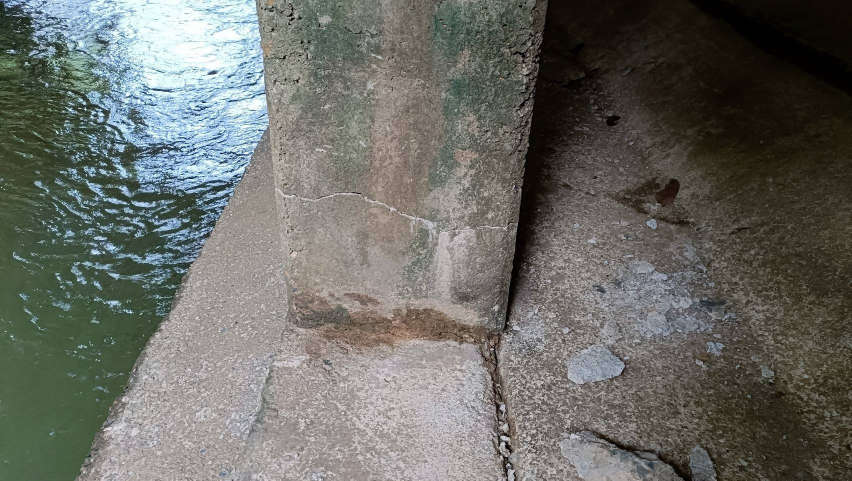
#> input picture rawdata/งานของรุ่นพี่/dataset/images/224699_0 - หมวดทางหลวงสุคิริน DOH_jpg.rf.m3MElRtt2Kazag84O8ww.jpg, 1704 x 961 px (shown at 1/2 size); its folder holds only this picture in this run
$ python -i e6.py   (imports and definitions only)
#> lines starting #> are read from the running program, lines starting #| are printed output that depends on the picture
#> further down, picture is the input picture: shape (961, 1704, 3); mean B, G, R 101.9, 107.8, 106.2
# E6: ตัวเลขสำหรับออกแบบ — (ก) คัดคู่แบบเร็วด้วยจุดเด่นชุดย่อย (ข) ตรวจคู่หลอกด้วยการเทียบเนื้อภาพ (NCC) (ค) ตรวจด้วย GPS ในรอบบินเดียวกัน
import glob, os, json, time, itertools, datetime
import cv2, numpy as np
src = "D:/00mk/เสาพัง/ku_project_jop/04_ภาพและข้อมูลสนาม/ภาพโดรน_Agisoft"
fs = sorted(glob.glob(src + '/*.JPG') + glob.glob(src + '/Not use/*.JPG'))
names = [os.path.relpath(f, src).replace(os.sep, '/') for f in fs]; n = len(fs)
short = [x.replace('Not use/', 'N:').replace('DJI_', '').replace('.JPG', '') for x in names]
# [1 line not run here, left out]
ims = []
# [8 lines not run here, left out]
# [1 line that did not run here, left out]
sift = cv2.SIFT_create(4000); F = []
# [3 lines not run here, left out]
bf = cv2.BFMatcher()
def match(pi, di, pj, dj, ratio=0.75):
    good = [p[0] for p in bf.knnMatch(dj, di, k=2) if len(p) == 2 and p[0].distance < ratio * p[1].distance]
    if len(good) < 8: return 0, len(good)
    a = np.float32([pj[m.queryIdx] for m in good]); b = np.float32([pi[m.trainIdx] for m in good])
    M, inl = cv2.estimateAffinePartial2D(a, b, method=cv2.RANSAC, ransacReprojThreshold=3)
    if M is None: return 0, len(good)
    s = np.hypot(M[0, 0], M[1, 0])
    return (int(inl.sum()) if 1/3 <= s <= 3 else 0), len(good)
# (ก) คัดคู่ด้วยชุดย่อย top-K ตาม response
# [1 line that did not run here, left out]
# [10 lines not run here, left out]
# (ข) NCC ของเนื้อภาพในบริเวณที่อ้างว่าซ้อน
def hp(im):
    g = cv2.cvtColor(im, cv2.COLOR_BGR2GRAY).astype(np.float32)
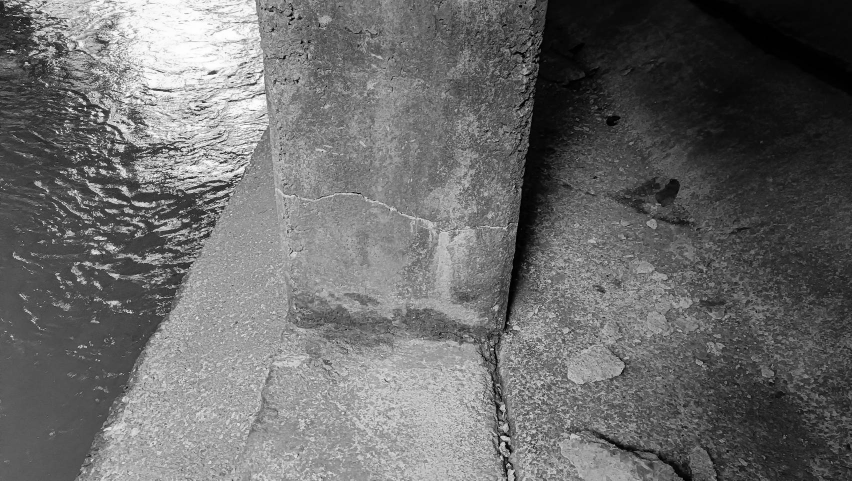
#> g: shape (961, 1704) float32 (shown at 1/2 size); min 0, max 255, mean 106.6
    g = cv2.resize(g, None, fx=0.25, fy=0.25, interpolation=cv2.INTER_AREA)
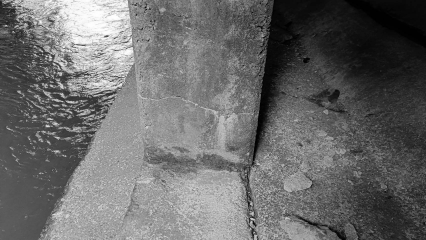
#> g: shape (240, 426) float32; min 0, max 254, mean 106.6
    return g - cv2.GaussianBlur(g, (0, 0), 6)
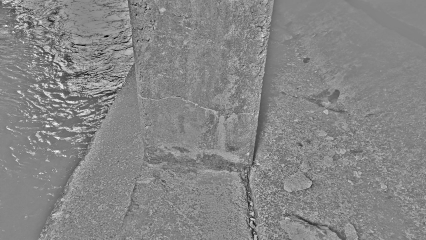
#> returned value: shape (240, 426) float32; min -143.6, max 128.2, mean 0; drawn with min black and max white
H = [hp(im) for im in ims]
def ncc(i, j, M):
    S = np.diag([0.25, 0.25, 1.0]); A = (S @ np.vstack([M, [0, 0, 1]]) @ np.linalg.inv(S))[:2]
    h, w = H[i].shape
    wj = cv2.warpAffine(H[j], A, (w, h)); m = cv2.warpAffine(np.ones_like(H[j]), A, (w, h)) > 0.99
    if m.sum() < 0.03 * h * w: return None, m.mean()
    a = H[i][m]; b = wj[m]; a = a - a.mean(); b = b - b.mean()
    return float((a * b).sum() / (np.sqrt((a * a).sum() * (b * b).sum()) + 1e-9)), float(m.mean())
rows = []
# [3 lines not run here, left out]
tr = np.array([r[0] for r in rows if not r[5] and r[0] is not None]);
# [4 lines not run here, left out]
# คู่ที่ไม่ซ้อนจริงแต่ inlier 15-29 (ถ้าลดเกณฑ์)
# [1 line that did not run here, left out]
# [1 line that did not run here, left out]
# [2 lines not run here, left out]

>>> import cv2
>>> picture = cv2.imread('../../../../rawdata/งานของรุ่นพี่/dataset/images/224699_0 - หมวดทางหลวงสุคิริน DOH_jpg.rf.m3MElRtt2Kazag84O8ww.jpg')
>>> result = hp(picture)

$ run again, on rawdata/งานของรุ่นพี่/dataset/images/24432_0 - ศุภฤกษ์ คํามา_jpg.rf.TCSi1XsVtZ1V6ZzfvytL.jpg
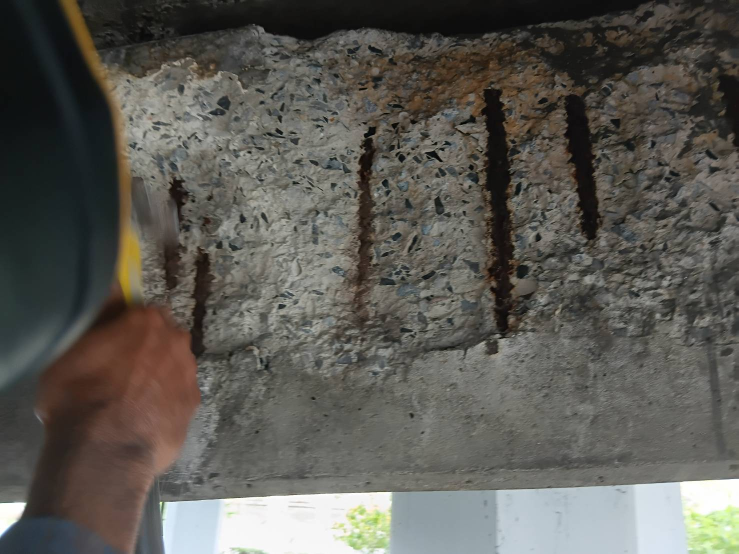
#> input picture rawdata/งานของรุ่นพี่/dataset/images/24432_0 - ศุภฤกษ์ คํามา_jpg.rf.TCSi1XsVtZ1V6ZzfvytL.jpg, 1477 x 1108 px (shown at 1/2 size)
#> picture is the input picture: shape (1108, 1477, 3); mean B, G, R 84.5, 90.3, 92.1
#> in hp, `g = cv2.resize(g, None, fx=0.25, fy=0.25, interpolation=cv2.INTER_AREA)`:
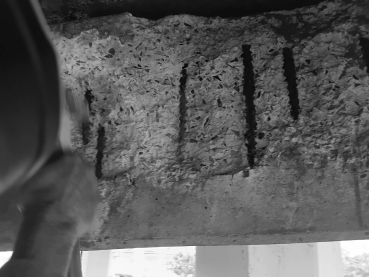
#> g: shape (277, 369) float32; min 9.25, max 254.4, mean 90.2
#> in hp, `return g - cv2.GaussianBlur(g, (0, 0), 6)`:
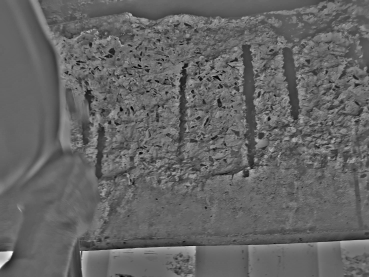
#> returned value: shape (277, 369) float32; min -86.84, max 132.3, mean 0; drawn with min black and max white

$ run again, on rawdata/งานของรุ่นพี่/dataset/images/338304_0 - สิทธิพล_jpg.rf.7TPwemOAdP33LOFiMOFs.jpg
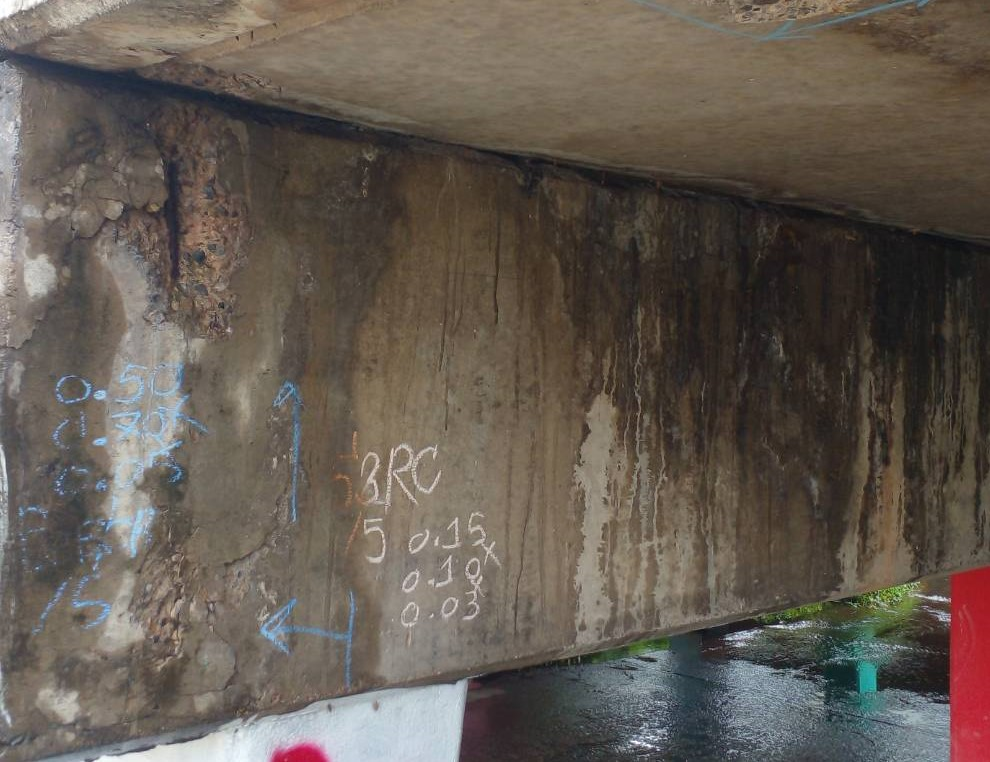
#> input picture rawdata/งานของรุ่นพี่/dataset/images/338304_0 - สิทธิพล_jpg.rf.7TPwemOAdP33LOFiMOFs.jpg, 990 x 762 px
#> picture is the input picture: shape (762, 990, 3); mean B, G, R 81.8, 90.6, 99.7
#> in hp, `g = cv2.cvtColor(im, cv2.COLOR_BGR2GRAY).astype(np.float32)`:
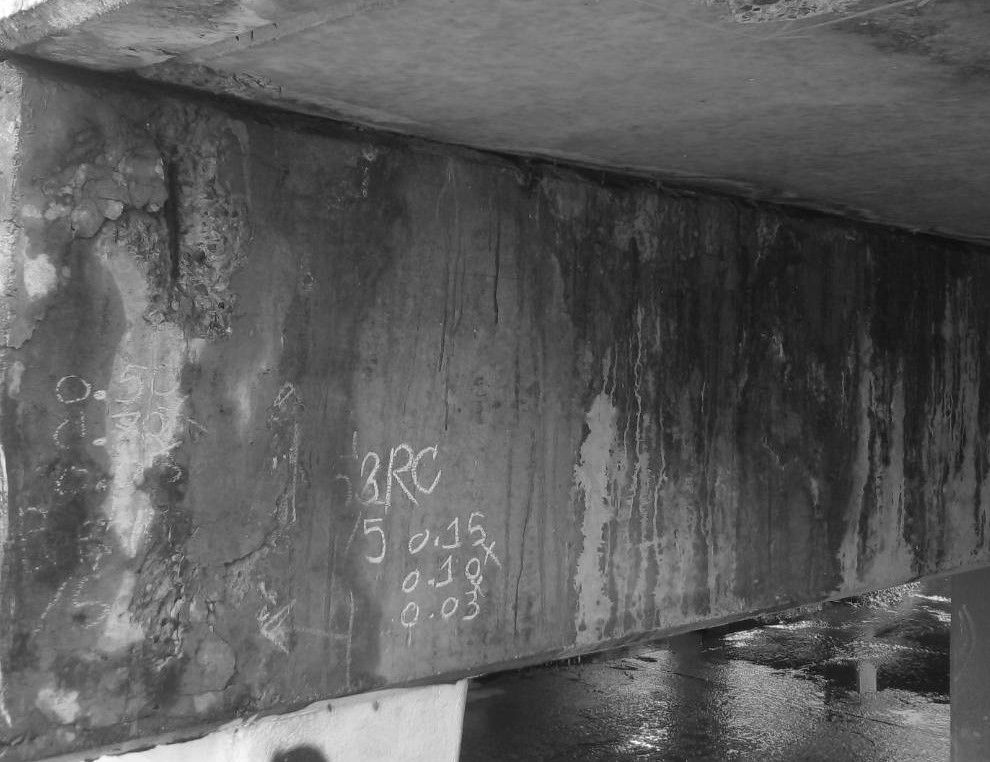
#> g: shape (762, 990) float32; min 2, max 255, mean 92.3
#> in hp, `return g - cv2.GaussianBlur(g, (0, 0), 6)`:
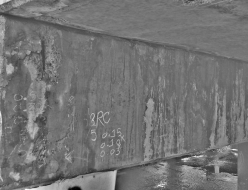
#> returned value: shape (190, 248) float32; min -98.12, max 118.3, mean 0.1; drawn with min black and max white

$ run again, on rawdata/งานของรุ่นพี่/dataset/images/345847_0 - Sopanat Putkaew_jpg.rf.a7wHCDnW2SG7xbBR409F.jpg
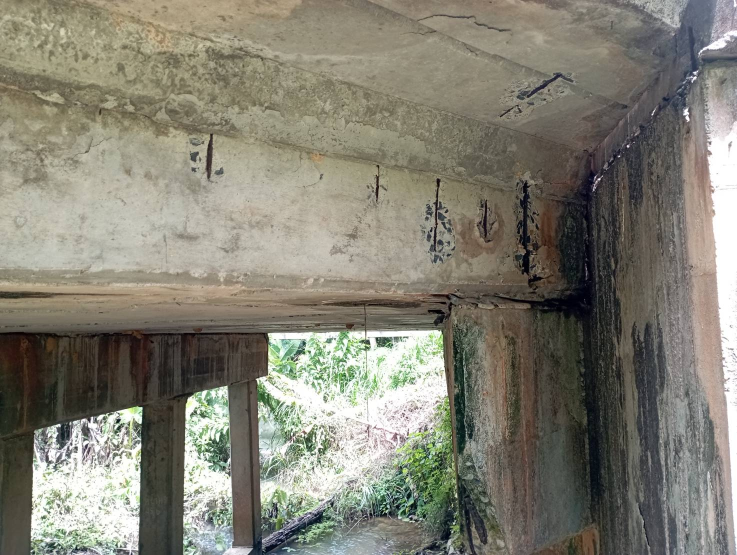
#> input picture rawdata/งานของรุ่นพี่/dataset/images/345847_0 - Sopanat Putkaew_jpg.rf.a7wHCDnW2SG7xbBR409F.jpg, 1474 x 1110 px (shown at 1/2 size)
#> picture is the input picture: shape (1110, 1474, 3); mean B, G, R 116.1, 128.7, 131.1
#> in hp, `g = cv2.resize(g, None, fx=0.25, fy=0.25, interpolation=cv2.INTER_AREA)`:
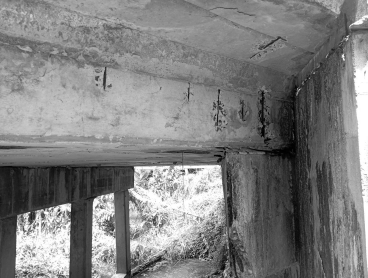
#> g: shape (278, 368) float32; min 1, max 255, mean 127.8
#> in hp, `return g - cv2.GaussianBlur(g, (0, 0), 6)`:
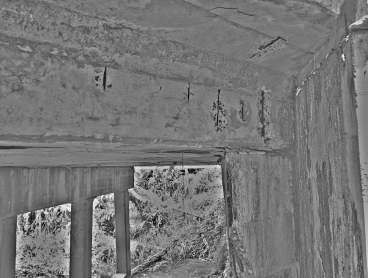
#> returned value: shape (278, 368) float32; min -125.1, max 144.9, mean 0; drawn with min black and max white
